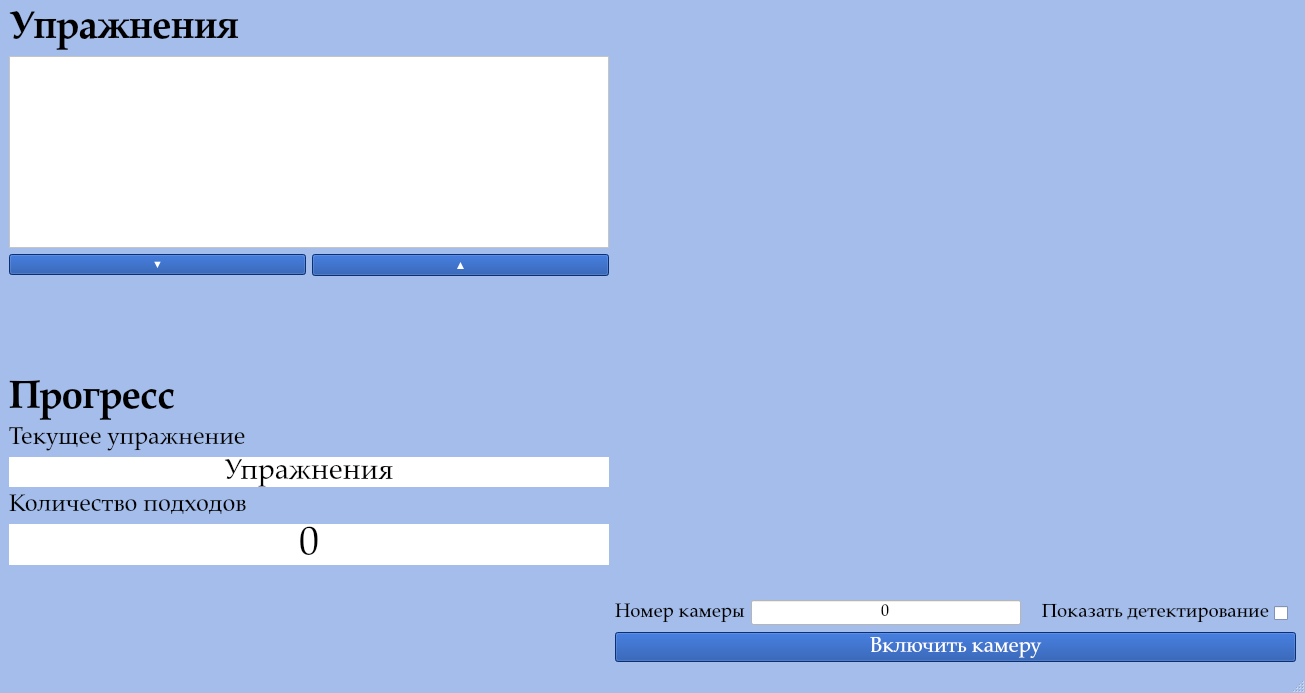
<?xml version="1.0" encoding="UTF-8"?>
<ui version="4.0">
 <class>MainWindow</class>
 <widget class="QMainWindow" name="MainWindow">
  <property name="geometry">
   <rect>
    <x>0</x>
    <y>0</y>
    <width>1305</width>
    <height>693</height>
   </rect>
  </property>
  <property name="palette">
   <palette>
    <active>
     <colorrole role="WindowText">
      <brush brushstyle="SolidPattern">
       <color alpha="255">
        <red>0</red>
        <green>0</green>
        <blue>0</blue>
       </color>
      </brush>
     </colorrole>
     <colorrole role="Button">
      <brush brushstyle="SolidPattern">
       <color alpha="255">
        <red>164</red>
        <green>189</green>
        <blue>234</blue>
       </color>
      </brush>
     </colorrole>
     <colorrole role="Light">
      <brush brushstyle="SolidPattern">
       <color alpha="255">
        <red>255</red>
        <green>255</green>
        <blue>255</blue>
       </color>
      </brush>
     </colorrole>
     <colorrole role="Midlight">
      <brush brushstyle="SolidPattern">
       <color alpha="255">
        <red>209</red>
        <green>222</green>
        <blue>244</blue>
       </color>
      </brush>
     </colorrole>
     <colorrole role="Dark">
      <brush brushstyle="SolidPattern">
       <color alpha="255">
        <red>82</red>
        <green>94</green>
        <blue>117</blue>
       </color>
      </brush>
     </colorrole>
     <colorrole role="Mid">
      <brush brushstyle="SolidPattern">
       <color alpha="255">
        <red>109</red>
        <green>126</green>
        <blue>156</blue>
       </color>
      </brush>
     </colorrole>
     <colorrole role="Text">
      <brush brushstyle="SolidPattern">
       <color alpha="255">
        <red>0</red>
        <green>0</green>
        <blue>0</blue>
       </color>
      </brush>
     </colorrole>
     <colorrole role="BrightText">
      <brush brushstyle="SolidPattern">
       <color alpha="255">
        <red>255</red>
        <green>255</green>
        <blue>255</blue>
       </color>
      </brush>
     </colorrole>
     <colorrole role="ButtonText">
      <brush brushstyle="SolidPattern">
       <color alpha="255">
        <red>0</red>
        <green>0</green>
        <blue>0</blue>
       </color>
      </brush>
     </colorrole>
     <colorrole role="Base">
      <brush brushstyle="SolidPattern">
       <color alpha="255">
        <red>255</red>
        <green>255</green>
        <blue>255</blue>
       </color>
      </brush>
     </colorrole>
     <colorrole role="Window">
      <brush brushstyle="SolidPattern">
       <color alpha="255">
        <red>164</red>
        <green>189</green>
        <blue>234</blue>
       </color>
      </brush>
     </colorrole>
     <colorrole role="Shadow">
      <brush brushstyle="SolidPattern">
       <color alpha="255">
        <red>0</red>
        <green>0</green>
        <blue>0</blue>
       </color>
      </brush>
     </colorrole>
     <colorrole role="AlternateBase">
      <brush brushstyle="SolidPattern">
       <color alpha="255">
        <red>209</red>
        <green>222</green>
        <blue>244</blue>
       </color>
      </brush>
     </colorrole>
     <colorrole role="ToolTipBase">
      <brush brushstyle="SolidPattern">
       <color alpha="255">
        <red>255</red>
        <green>255</green>
        <blue>220</blue>
       </color>
      </brush>
     </colorrole>
     <colorrole role="ToolTipText">
      <brush brushstyle="SolidPattern">
       <color alpha="255">
        <red>0</red>
        <green>0</green>
        <blue>0</blue>
       </color>
      </brush>
     </colorrole>
    </active>
    <inactive>
     <colorrole role="WindowText">
      <brush brushstyle="SolidPattern">
       <color alpha="255">
        <red>0</red>
        <green>0</green>
        <blue>0</blue>
       </color>
      </brush>
     </colorrole>
     <colorrole role="Button">
      <brush brushstyle="SolidPattern">
       <color alpha="255">
        <red>164</red>
        <green>189</green>
        <blue>234</blue>
       </color>
      </brush>
     </colorrole>
     <colorrole role="Light">
      <brush brushstyle="SolidPattern">
       <color alpha="255">
        <red>255</red>
        <green>255</green>
        <blue>255</blue>
       </color>
      </brush>
     </colorrole>
     <colorrole role="Midlight">
      <brush brushstyle="SolidPattern">
       <color alpha="255">
        <red>209</red>
        <green>222</green>
        <blue>244</blue>
       </color>
      </brush>
     </colorrole>
     <colorrole role="Dark">
      <brush brushstyle="SolidPattern">
       <color alpha="255">
        <red>82</red>
        <green>94</green>
        <blue>117</blue>
       </color>
      </brush>
     </colorrole>
     <colorrole role="Mid">
      <brush brushstyle="SolidPattern">
       <color alpha="255">
        <red>109</red>
        <green>126</green>
        <blue>156</blue>
       </color>
      </brush>
     </colorrole>
     <colorrole role="Text">
      <brush brushstyle="SolidPattern">
       <color alpha="255">
        <red>0</red>
        <green>0</green>
        <blue>0</blue>
       </color>
      </brush>
     </colorrole>
     <colorrole role="BrightText">
      <brush brushstyle="SolidPattern">
       <color alpha="255">
        <red>255</red>
        <green>255</green>
        <blue>255</blue>
       </color>
      </brush>
     </colorrole>
     <colorrole role="ButtonText">
      <brush brushstyle="SolidPattern">
       <color alpha="255">
        <red>0</red>
        <green>0</green>
        <blue>0</blue>
       </color>
      </brush>
     </colorrole>
     <colorrole role="Base">
      <brush brushstyle="SolidPattern">
       <color alpha="255">
        <red>255</red>
        <green>255</green>
        <blue>255</blue>
       </color>
      </brush>
     </colorrole>
     <colorrole role="Window">
      <brush brushstyle="SolidPattern">
       <color alpha="255">
        <red>164</red>
        <green>189</green>
        <blue>234</blue>
       </color>
      </brush>
     </colorrole>
     <colorrole role="Shadow">
      <brush brushstyle="SolidPattern">
       <color alpha="255">
        <red>0</red>
        <green>0</green>
        <blue>0</blue>
       </color>
      </brush>
     </colorrole>
     <colorrole role="AlternateBase">
      <brush brushstyle="SolidPattern">
       <color alpha="255">
        <red>209</red>
        <green>222</green>
        <blue>244</blue>
       </color>
      </brush>
     </colorrole>
     <colorrole role="ToolTipBase">
      <brush brushstyle="SolidPattern">
       <color alpha="255">
        <red>255</red>
        <green>255</green>
        <blue>220</blue>
       </color>
      </brush>
     </colorrole>
     <colorrole role="ToolTipText">
      <brush brushstyle="SolidPattern">
       <color alpha="255">
        <red>0</red>
        <green>0</green>
        <blue>0</blue>
       </color>
      </brush>
     </colorrole>
    </inactive>
    <disabled>
     <colorrole role="WindowText">
      <brush brushstyle="SolidPattern">
       <color alpha="255">
        <red>82</red>
        <green>94</green>
        <blue>117</blue>
       </color>
      </brush>
     </colorrole>
     <colorrole role="Button">
      <brush brushstyle="SolidPattern">
       <color alpha="255">
        <red>164</red>
        <green>189</green>
        <blue>234</blue>
       </color>
      </brush>
     </colorrole>
     <colorrole role="Light">
      <brush brushstyle="SolidPattern">
       <color alpha="255">
        <red>255</red>
        <green>255</green>
        <blue>255</blue>
       </color>
      </brush>
     </colorrole>
     <colorrole role="Midlight">
      <brush brushstyle="SolidPattern">
       <color alpha="255">
        <red>209</red>
        <green>222</green>
        <blue>244</blue>
       </color>
      </brush>
     </colorrole>
     <colorrole role="Dark">
      <brush brushstyle="SolidPattern">
       <color alpha="255">
        <red>82</red>
        <green>94</green>
        <blue>117</blue>
       </color>
      </brush>
     </colorrole>
     <colorrole role="Mid">
      <brush brushstyle="SolidPattern">
       <color alpha="255">
        <red>109</red>
        <green>126</green>
        <blue>156</blue>
       </color>
      </brush>
     </colorrole>
     <colorrole role="Text">
      <brush brushstyle="SolidPattern">
       <color alpha="255">
        <red>82</red>
        <green>94</green>
        <blue>117</blue>
       </color>
      </brush>
     </colorrole>
     <colorrole role="BrightText">
      <brush brushstyle="SolidPattern">
       <color alpha="255">
        <red>255</red>
        <green>255</green>
        <blue>255</blue>
       </color>
      </brush>
     </colorrole>
     <colorrole role="ButtonText">
      <brush brushstyle="SolidPattern">
       <color alpha="255">
        <red>82</red>
        <green>94</green>
        <blue>117</blue>
       </color>
      </brush>
     </colorrole>
     <colorrole role="Base">
      <brush brushstyle="SolidPattern">
       <color alpha="255">
        <red>164</red>
        <green>189</green>
        <blue>234</blue>
       </color>
      </brush>
     </colorrole>
     <colorrole role="Window">
      <brush brushstyle="SolidPattern">
       <color alpha="255">
        <red>164</red>
        <green>189</green>
        <blue>234</blue>
       </color>
      </brush>
     </colorrole>
     <colorrole role="Shadow">
      <brush brushstyle="SolidPattern">
       <color alpha="255">
        <red>0</red>
        <green>0</green>
        <blue>0</blue>
       </color>
      </brush>
     </colorrole>
     <colorrole role="AlternateBase">
      <brush brushstyle="SolidPattern">
       <color alpha="255">
        <red>164</red>
        <green>189</green>
        <blue>234</blue>
       </color>
      </brush>
     </colorrole>
     <colorrole role="ToolTipBase">
      <brush brushstyle="SolidPattern">
       <color alpha="255">
        <red>255</red>
        <green>255</green>
        <blue>220</blue>
       </color>
      </brush>
     </colorrole>
     <colorrole role="ToolTipText">
      <brush brushstyle="SolidPattern">
       <color alpha="255">
        <red>0</red>
        <green>0</green>
        <blue>0</blue>
       </color>
      </brush>
     </colorrole>
    </disabled>
   </palette>
  </property>
  <property name="windowTitle">
   <string>Трекинг упражнений</string>
  </property>
  <property name="styleSheet">
   <string notr="true"/>
  </property>
  <widget class="QWidget" name="centralwidget">
   <layout class="QHBoxLayout" name="horizontalLayout_3">
    <item>
     <layout class="QVBoxLayout" name="verticalLayout_2">
      <item>
       <widget class="QLabel" name="t_ex">
        <property name="sizePolicy">
         <sizepolicy hsizetype="Fixed" vsizetype="Fixed">
          <horstretch>0</horstretch>
          <verstretch>0</verstretch>
         </sizepolicy>
        </property>
        <property name="font">
         <font>
          <family>Palatino Linotype</family>
          <pointsize>30</pointsize>
          <weight>75</weight>
          <bold>true</bold>
         </font>
        </property>
        <property name="text">
         <string>Упражнения</string>
        </property>
       </widget>
      </item>
      <item>
       <widget class="QListWidget" name="list_ex">
        <property name="sizePolicy">
         <sizepolicy hsizetype="Minimum" vsizetype="Fixed">
          <horstretch>0</horstretch>
          <verstretch>0</verstretch>
         </sizepolicy>
        </property>
        <property name="font">
         <font>
          <family>Palatino Linotype</family>
          <pointsize>16</pointsize>
         </font>
        </property>
        <property name="styleSheet">
         <string notr="true">background-color: rgb(255, 255, 255);</string>
        </property>
       </widget>
      </item>
      <item>
       <layout class="QHBoxLayout" name="horizontalLayout">
        <item>
         <widget class="QPushButton" name="pb_next_ex">
          <property name="sizePolicy">
           <sizepolicy hsizetype="Minimum" vsizetype="Fixed">
            <horstretch>0</horstretch>
            <verstretch>0</verstretch>
           </sizepolicy>
          </property>
          <property name="font">
           <font>
            <pointsize>8</pointsize>
           </font>
          </property>
          <property name="contextMenuPolicy">
           <enum>Qt::NoContextMenu</enum>
          </property>
          <property name="styleSheet">
           <string notr="true">background-color: rgb(14, 66, 160);
color: rgb(255, 255, 255);</string>
          </property>
          <property name="text">
           <string>▼</string>
          </property>
         </widget>
        </item>
        <item>
         <widget class="QPushButton" name="pb_prev_ex">
          <property name="sizePolicy">
           <sizepolicy hsizetype="Minimum" vsizetype="Fixed">
            <horstretch>0</horstretch>
            <verstretch>0</verstretch>
           </sizepolicy>
          </property>
          <property name="styleSheet">
           <string notr="true">background-color: rgb(14, 66, 160);
color: rgb(255, 255, 255);</string>
          </property>
          <property name="text">
           <string>▲</string>
          </property>
          <property name="iconSize">
           <size>
            <width>20</width>
            <height>20</height>
           </size>
          </property>
         </widget>
        </item>
       </layout>
      </item>
      <item>
       <spacer name="verticalSpacer">
        <property name="orientation">
         <enum>Qt::Vertical</enum>
        </property>
        <property name="sizeType">
         <enum>QSizePolicy::Expanding</enum>
        </property>
        <property name="sizeHint" stdset="0">
         <size>
          <width>20</width>
          <height>40</height>
         </size>
        </property>
       </spacer>
      </item>
      <item>
       <widget class="QLabel" name="t_progress">
        <property name="sizePolicy">
         <sizepolicy hsizetype="Fixed" vsizetype="Fixed">
          <horstretch>0</horstretch>
          <verstretch>0</verstretch>
         </sizepolicy>
        </property>
        <property name="font">
         <font>
          <family>Palatino Linotype</family>
          <pointsize>30</pointsize>
          <weight>75</weight>
          <bold>true</bold>
         </font>
        </property>
        <property name="text">
         <string>Прогресс</string>
        </property>
       </widget>
      </item>
      <item>
       <widget class="QLabel" name="t_current_ex">
        <property name="sizePolicy">
         <sizepolicy hsizetype="Fixed" vsizetype="Fixed">
          <horstretch>0</horstretch>
          <verstretch>0</verstretch>
         </sizepolicy>
        </property>
        <property name="font">
         <font>
          <family>Palatino Linotype</family>
          <pointsize>18</pointsize>
         </font>
        </property>
        <property name="text">
         <string>Текущее упражнение</string>
        </property>
       </widget>
      </item>
      <item>
       <widget class="QLabel" name="l_ex">
        <property name="sizePolicy">
         <sizepolicy hsizetype="Minimum" vsizetype="Fixed">
          <horstretch>0</horstretch>
          <verstretch>0</verstretch>
         </sizepolicy>
        </property>
        <property name="minimumSize">
         <size>
          <width>600</width>
          <height>0</height>
         </size>
        </property>
        <property name="font">
         <font>
          <family>Palatino Linotype</family>
          <pointsize>22</pointsize>
         </font>
        </property>
        <property name="styleSheet">
         <string notr="true">background-color: rgb(255, 255, 255);</string>
        </property>
        <property name="text">
         <string>Упражнения</string>
        </property>
        <property name="alignment">
         <set>Qt::AlignCenter</set>
        </property>
       </widget>
      </item>
      <item>
       <widget class="QLabel" name="t_count">
        <property name="sizePolicy">
         <sizepolicy hsizetype="Fixed" vsizetype="Fixed">
          <horstretch>0</horstretch>
          <verstretch>0</verstretch>
         </sizepolicy>
        </property>
        <property name="font">
         <font>
          <family>Palatino Linotype</family>
          <pointsize>18</pointsize>
         </font>
        </property>
        <property name="text">
         <string>Количество подходов</string>
        </property>
       </widget>
      </item>
      <item>
       <widget class="QLabel" name="l_count">
        <property name="sizePolicy">
         <sizepolicy hsizetype="Minimum" vsizetype="Fixed">
          <horstretch>0</horstretch>
          <verstretch>0</verstretch>
         </sizepolicy>
        </property>
        <property name="font">
         <font>
          <family>Palatino Linotype</family>
          <pointsize>30</pointsize>
         </font>
        </property>
        <property name="styleSheet">
         <string notr="true">background-color: rgb(255, 255, 255);</string>
        </property>
        <property name="text">
         <string>0</string>
        </property>
        <property name="alignment">
         <set>Qt::AlignCenter</set>
        </property>
       </widget>
      </item>
      <item>
       <spacer name="verticalSpacer_2">
        <property name="orientation">
         <enum>Qt::Vertical</enum>
        </property>
        <property name="sizeHint" stdset="0">
         <size>
          <width>20</width>
          <height>40</height>
         </size>
        </property>
       </spacer>
      </item>
     </layout>
    </item>
    <item>
     <layout class="QVBoxLayout" name="verticalLayout">
      <item>
       <widget class="QLabel" name="l_video">
        <property name="sizePolicy">
         <sizepolicy hsizetype="Expanding" vsizetype="Expanding">
          <horstretch>0</horstretch>
          <verstretch>0</verstretch>
         </sizepolicy>
        </property>
        <property name="minimumSize">
         <size>
          <width>600</width>
          <height>480</height>
         </size>
        </property>
        <property name="styleSheet">
         <string notr="true">border-color: rgb(0, 0, 0);</string>
        </property>
        <property name="text">
         <string/>
        </property>
        <property name="alignment">
         <set>Qt::AlignCenter</set>
        </property>
       </widget>
      </item>
      <item>
       <layout class="QHBoxLayout" name="horizontalLayout_2">
        <item>
         <widget class="QLabel" name="t_cam">
          <property name="sizePolicy">
           <sizepolicy hsizetype="Fixed" vsizetype="Fixed">
            <horstretch>0</horstretch>
            <verstretch>0</verstretch>
           </sizepolicy>
          </property>
          <property name="font">
           <font>
            <family>Palatino Linotype</family>
            <pointsize>14</pointsize>
           </font>
          </property>
          <property name="text">
           <string>Номер камеры</string>
          </property>
         </widget>
        </item>
        <item>
         <widget class="QLineEdit" name="le_cam">
          <property name="sizePolicy">
           <sizepolicy hsizetype="Minimum" vsizetype="Fixed">
            <horstretch>0</horstretch>
            <verstretch>0</verstretch>
           </sizepolicy>
          </property>
          <property name="font">
           <font>
            <family>Palatino Linotype</family>
            <pointsize>12</pointsize>
           </font>
          </property>
          <property name="styleSheet">
           <string notr="true">background-color: rgb(255, 255, 255);</string>
          </property>
          <property name="text">
           <string>0</string>
          </property>
          <property name="alignment">
           <set>Qt::AlignCenter</set>
          </property>
         </widget>
        </item>
        <item alignment="Qt::AlignHCenter|Qt::AlignVCenter">
         <widget class="QCheckBox" name="cb_detection">
          <property name="sizePolicy">
           <sizepolicy hsizetype="Fixed" vsizetype="Fixed">
            <horstretch>0</horstretch>
            <verstretch>0</verstretch>
           </sizepolicy>
          </property>
          <property name="font">
           <font>
            <family>Palatino Linotype</family>
            <pointsize>14</pointsize>
           </font>
          </property>
          <property name="layoutDirection">
           <enum>Qt::RightToLeft</enum>
          </property>
          <property name="text">
           <string>Показать детектирование</string>
          </property>
         </widget>
        </item>
       </layout>
      </item>
      <item>
       <widget class="QPushButton" name="pb_camera">
        <property name="sizePolicy">
         <sizepolicy hsizetype="Minimum" vsizetype="Fixed">
          <horstretch>0</horstretch>
          <verstretch>0</verstretch>
         </sizepolicy>
        </property>
        <property name="font">
         <font>
          <family>Palatino Linotype</family>
          <pointsize>16</pointsize>
         </font>
        </property>
        <property name="styleSheet">
         <string notr="true">background-color: rgb(14, 66, 160);
color: rgb(255, 255, 255);</string>
        </property>
        <property name="text">
         <string>Включить камеру</string>
        </property>
       </widget>
      </item>
     </layout>
    </item>
   </layout>
  </widget>
  <widget class="QMenuBar" name="menubar">
   <property name="geometry">
    <rect>
     <x>0</x>
     <y>0</y>
     <width>1305</width>
     <height>26</height>
    </rect>
   </property>
  </widget>
  <widget class="QStatusBar" name="statusbar"/>
 </widget>
 <resources/>
 <connections/>
</ui>
